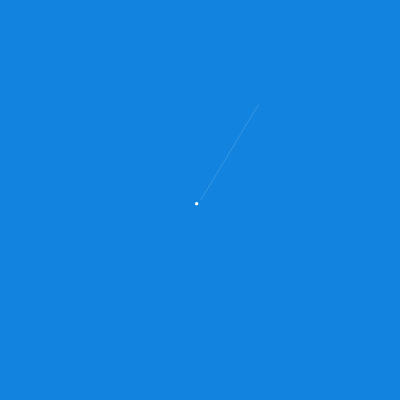
Frame 1 (no input)
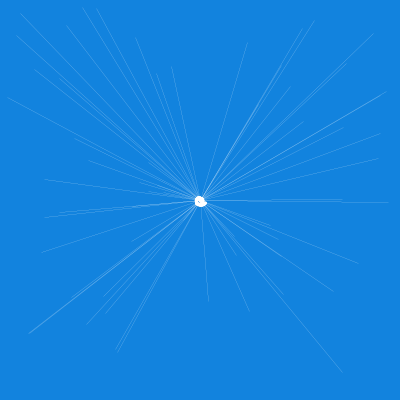
Frame 60 (the mouse pressed at the canvas centre just before this capture)
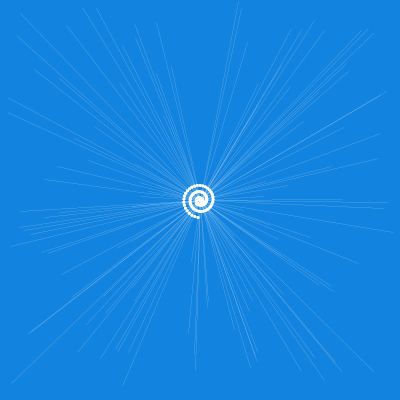
Frame 120 (the mouse held since frame 60 and released just before this capture)

The Processing sketch that drew these frames (run headless with seeded random() and noise(); from frame 60 on, the mouse is pressed at the canvas centre):

// Processing sketch: processing_55542
// ── processing_55542.pde

float angle = 40;
float offset = 200;
float scalar = 5;
float speed = 0.2;

int time1=0;
int time2=5000;
int time3=6000;
int time4=9000;

void setup() {
  size(400,400);
  fill(255);
  background(#1283DE);
  smooth();
  noStroke();
}

void draw() {
  int currentTime = millis();
  noStroke();
  frameRate(500);
  float x = offset +cos(angle) * scalar;
  float y = offset + sin(angle) * scalar;
  ellipse(x,y,3,3);
  angle -= speed;
  scalar -= speed; 
  
  
  float speed = 0.01;
  float a = offset +cos(angle) * scalar;
  float b = offset + sin(angle) * scalar;
  ellipse(x,y,3,3);
  fill(255);
  angle += speed;
  scalar += speed; 
  
  stroke(255);
  strokeWeight(0.1);
  line(random(1,400),random(1,400),200,200);

  if (currentTime > time2) {
  scalar +=3;
  }
}
